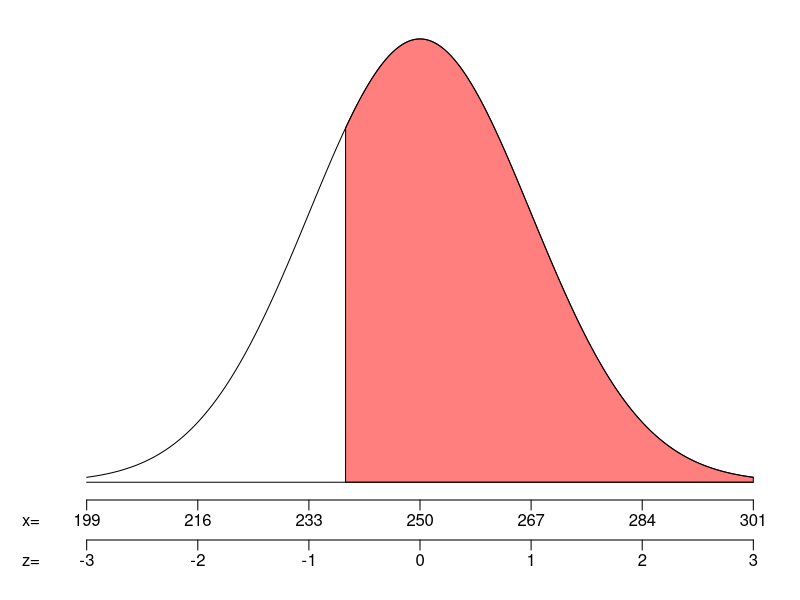

Write the R code that produced this figure.
## ---- chunk 1
## DATA GENERATION
mu = sample(50+(0:20)*10, 1)
sig = sample(2:round(mu/3,0), 1)

z = round(runif(1,-2.7,2.7),2)
x = round(mu+z*sig,3)
z = round((x-mu)/sig,2)
la = round(pnorm(z),3)

is_less = sample(c(T,F),1)
if (is_less) 
{
    sym = '<'
    wrd = 'less'
    ans = la
} else {
    sym = '>'
    wrd = 'greater'
    ans = 1-la
}
## ---- chunk 2
par(mar=c(5,3,1,1))
zs = seq(-3,3,length=1000)
ys = dnorm(zs)
plot(zs, ys, 'l',xlim = c(-3,3), ylim = c(0,0.4),
     ann=FALSE,xaxt="n",yaxt="n",
     lwd=1,bty='n')
axis(side=1, line=0, at=-3:3, labels = FALSE)
mtext(mu+(-3:3)*sig,side=1,line=0.5,at=-3:3)
mtext(c("x="),line=0.5,side=1,at=-3.5)
axis(side=1, line=2,at=-3:3, labels = FALSE)
mtext(-3:3,side=1,line=2.5,at=-3:3)
mtext(c("z="),line=2.5,side=1,at=-3.5)
if (is_less) 
{
    polygon(c(zs[zs<=z], z, -3),c(ys[zs<=z], 0, 0), col=rgb(1,0,0,0.5))
} else {
    polygon(c(zs[zs>=z], 3, z),c(ys[zs>=z], 0, 0), col=rgb(1,0,0,0.5))
}
lines(c(-3,3),c(0,0),'l',lwd=1)
